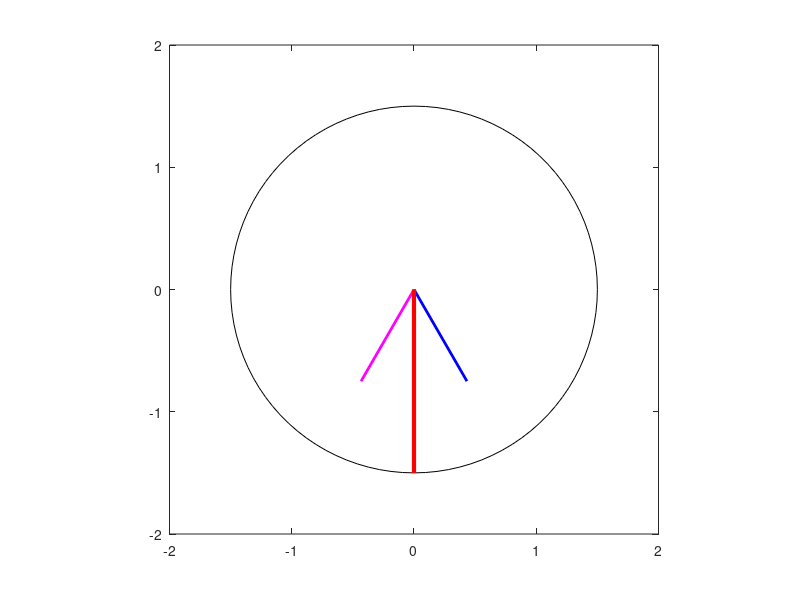

The MATLAB source for this figure:
% M-file: mag_field.m
% M-file to calculate the net magetic field produced 
% by a three-phase stator.

% Set up the basic conditions
bmax = 1;                % Normalize bmax to 1
freq = 60;               % 60 Hz
w = 2*pi*freq;           % angluar velocity (rad/s)

% First, generate the three component magnetic fields
t = 0:1/6000:1/60;
Baa = sin(w*t) .* (cos(0) + j*sin(0));
Bbb = sin(w*t-2*pi/3) .* (cos(2*pi/3) + j*sin(2*pi/3));
Bcc = sin(w*t+2*pi/3) .* (cos(-2*pi/3) + j*sin(-2*pi/3));

% Calculate Bnet
Bnet = Baa + Bbb + Bcc;

% Calculate a circle representing the expected maximum 
% value of Bnet
circle = 1.5 * (cos(w*t) + j*sin(w*t));

% Plot the magnitude and direction of the resulting magnetic 
% fields.  Note that Baa is black, Bbb is blue, Bcc is
% magneta, and Bnet is red.
for ii = 1:length(t)

   % Plot the reference circle
   plot(circle,'k');
   hold on;
   
   % Plot the four magnetic fields
   plot([0 real(Baa(ii))],[0 imag(Baa(ii))],'k','LineWidth',2);
   plot([0 real(Bbb(ii))],[0 imag(Bbb(ii))],'b','LineWidth',2);
   plot([0 real(Bcc(ii))],[0 imag(Bcc(ii))],'m','LineWidth',2);
   plot([0 real(Bnet(ii))],[0 imag(Bnet(ii))],'r','LineWidth',3);
   axis square;
   axis([-2 2 -2 2]);
   drawnow;
   hold off;
   
end
